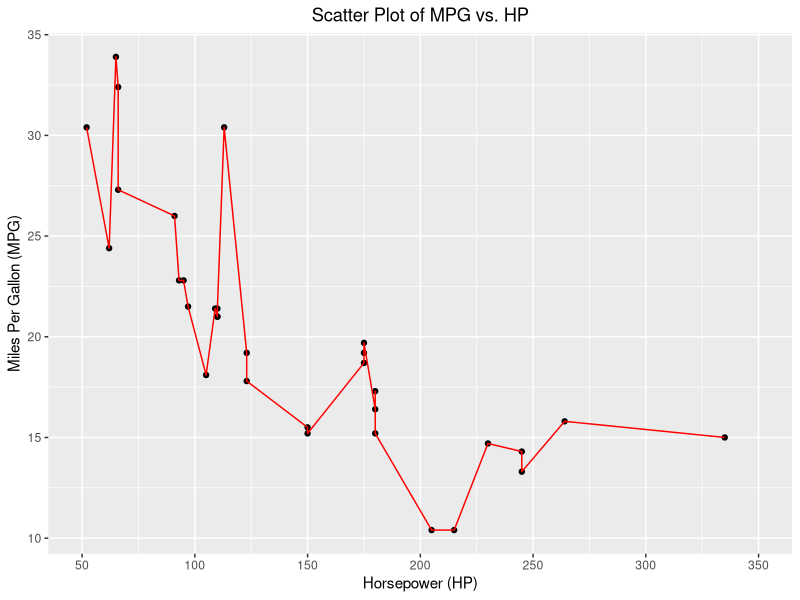

The R script that drew this image:
## ---- chunk 1
#| label: summary_df

# Loading necesssary libraries
# for ploting and for the dataset mtcars
library(ggplot2)
library(datasets)

# Loading the mtcars dataset
data("mtcars")

# Create a dataframe for summary statistics
# Round to 2 decimal units
summary_df <- data.frame(
  Statistic = c('Mean', 'Median', 'Standard Deviation'),
  MPG = round(c(mean(mtcars$mpg), median(mtcars$mpg), sd(mtcars$mpg)), 2),
  HP = round(c(mean(mtcars$hp), median(mtcars$hp), sd(mtcars$hp)), 2)
)

# Display the summary statitics dataframe
summary_df
## ---- chunk 2
#| label: plot
#| fig-cap: "Relationship between miles per gallon (MPG) and horsepower (HP) in mtcars dataset"
#| fig-width: 8
#| fig-height: 6

# Create the scatter plot
ggplot(mtcars, aes(x=hp, y=mpg)) +
  
  # Point plot
  geom_point() +
  
  # Line plot
  geom_line(col = 'red') +
  
  # Change x limit
  scale_x_continuous(limits = c(50, 350), breaks = seq(50, 350, by = 50)) +
  
  # Lables (title xlab and ylab)
  labs(
    title = "Scatter Plot of MPG vs. HP",
    x = "Horsepower (HP)",
    y = "Miles Per Gallon (MPG)"
  ) +
  
  # Set the theme for the plot
  theme_gray() +
  
  # Set title to center
  theme(
    plot.title = element_text(hjust = 0.5)
  )
## ---- chunk 3
# The qurto file, which rendered to pdf for report creation is added to the public repository in github.
